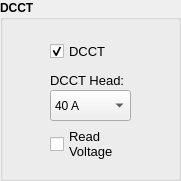
     <widget class="QGroupBox" name="groupBox_6">
      <property name="geometry">
       <rect>
        <x>950</x>
        <y>230</y>
        <width>181</width>
        <height>181</height>
       </rect>
      </property>
      <property name="font">
       <font>
        <weight>75</weight>
        <bold>true</bold>
       </font>
      </property>
      <property name="title">
       <string>DCCT</string>
      </property>
      <widget class="QCheckBox" name="chb_voltage">
       <property name="geometry">
        <rect>
         <x>50</x>
         <y>124</y>
         <width>70</width>
         <height>40</height>
        </rect>
       </property>
       <property name="font">
        <font>
         <pointsize>10</pointsize>
         <weight>50</weight>
         <bold>false</bold>
        </font>
       </property>
       <property name="toolTip">
        <string>&lt;html&gt;&lt;head/&gt;&lt;body&gt;&lt;p&gt;&lt;br/&gt;&lt;/p&gt;&lt;/body&gt;&lt;/html&gt;</string>
       </property>
       <property name="text">
        <string>Read
Voltage</string>
       </property>
       <property name="checked">
        <bool>false</bool>
       </property>
      </widget>
      <widget class="QLabel" name="label_178">
       <property name="geometry">
        <rect>
         <x>50</x>
         <y>70</y>
         <width>80</width>
         <height>20</height>
        </rect>
       </property>
       <property name="font">
        <font>
         <pointsize>10</pointsize>
         <weight>50</weight>
         <bold>false</bold>
        </font>
       </property>
       <property name="text">
        <string>DCCT Head:</string>
       </property>
      </widget>
      <widget class="QComboBox" name="dcct_select">
       <property name="geometry">
        <rect>
         <x>50</x>
         <y>90</y>
         <width>81</width>
         <height>31</height>
        </rect>
       </property>
       <property name="font">
        <font>
         <weight>50</weight>
         <bold>false</bold>
        </font>
       </property>
       <property name="currentIndex">
        <number>0</number>
       </property>
       <item>
        <property name="text">
         <string>40 A</string>
        </property>
       </item>
       <item>
        <property name="text">
         <string>160 A</string>
        </property>
       </item>
       <item>
        <property name="text">
         <string>320 A</string>
        </property>
       </item>
       <item>
        <property name="text">
         <string>1000 A</string>
        </property>
       </item>
      </widget>
      <widget class="QCheckBox" name="chb_dcct">
       <property name="geometry">
        <rect>
         <x>50</x>
         <y>40</y>
         <width>97</width>
         <height>23</height>
        </rect>
       </property>
       <property name="font">
        <font>
         <pointsize>10</pointsize>
         <weight>50</weight>
         <bold>false</bold>
        </font>
       </property>
       <property name="toolTip">
        <string>&lt;html&gt;&lt;head/&gt;&lt;body&gt;&lt;p&gt;&lt;br/&gt;&lt;/p&gt;&lt;/body&gt;&lt;/html&gt;</string>
       </property>
       <property name="text">
        <string>DCCT</string>
       </property>
       <property name="checked">
        <bool>true</bool>
       </property>
      </widget>
     </widget>
